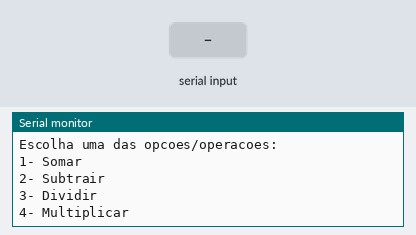
Bench run of a sketch on a simulated Arduino Uno, built with avr-gcc and run on an emulated ATmega328P. Parts: the last lines printed to the serial monitor. Inputs (shaded band) come from the test bench.

Above: at 0.9 s.
1.0 s: "S" received over Serial
At 3.2 s:
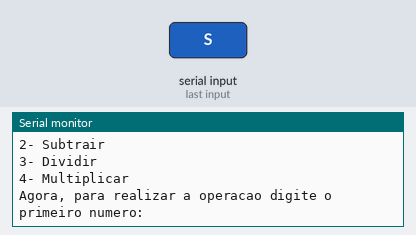
3.5 s: "90,45,200\n" received over Serial
At 5.6 s:
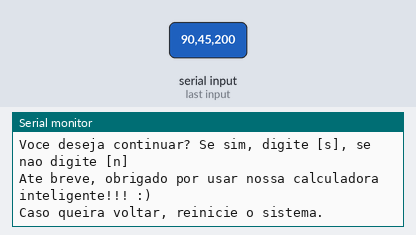

The sketch:

calculadora_com_menu1.ino
```cpp
//VARIÁVEIS
float resultado;

int escolhaDaOperacao;
int contador =0;

//precisa pegar os valores da variavel numero1 e numero2
//criar um parametro numero3 que seja opcional, inicializar um valor
float somar(float numero1Param, float numero2Param, float numero3Param = 0){

  return (numero1Param + numero2Param + numero3Param); //retornar a soma
}

//quando usamos void na funcao, nao precisamos de um retorno
void subtrair (float numero1Param, float numero2Param){
  resultado = numero1Param;
  Serial.println("WOW!! O resultado foi: " + String(resultado));
}

void multiplicar (float numero1Param, float numero2Param){
  resultado = numero1Param;
  Serial.println("WOW!! O resultado foi: " + String(resultado));
}

void dividir (float numero1Param, float numero2Param){
  resultado = numero1Param;
  Serial.println("WOW!! O resultado foi: " + String(resultado));
}

void setup()
{
 Serial.begin(9600);

    float numero1 = 0;
    float numero2 = 0;


   do{
   Serial.println("Bem-vindo(a) a calculadora Inteligente ");
   Serial.println("Escolha uma das opcoes/operacoes:");
   Serial.println("1- Somar");
   Serial.println("2- Subtrair");
   Serial.println("3- Dividir");
   Serial.println("4- Multiplicar");

   while( ! Serial.available()){}

   escolhaDaOperacao = Serial.parseInt();

   Serial.println("Agora, para realizar a operacao digite o primeiro numero:");
    while (! Serial.available()){}
   numero1 = Serial.parseFloat();

   Serial.println("Agora, para realizar a operacao digite o segundo numero:");
   while (! Serial.available());
   numero2 = Serial.parseFloat();

  //verificando a escolha da operacao


     switch(escolhaDaOperacao ){
       case 1:

       resultado = somar (numero1, numero2);//chamada da funcao somar
       Serial.println("WOW!! O resultado foi: " + String(resultado));

       //2a opcao - Serial.println("WOW!! O resultado foi: " + String(somar));
       break;

       case 2:
       subtrair(numero1, numero2); //chamando a funcao
       break;

       case 3:
       multiplicar(numero1, numero2);
       break;

       case 4:
       dividir(numero1, numero2);
       break;

       default:
       Serial.println("Opcao invalida");

     }
     Serial.println("Voce deseja continuar? Se sim, digite [s], se nao digite [n]");
    while(!Serial.available());

    if(Serial.readString() == "S")
    {
    	contador++;
    }
    else
    {
      	contador = 0;
    	Serial.println("Ate breve, obrigado por usar nossa calculadora inteligente!!! :)");
      	Serial.println("Caso queira voltar, reinicie o sistema.");
    }

   }
  while(contador != 0);
}

void loop(){}
 
```

Measured:
- after the input at 1.0 s, the serial monitor: prints a new line after 1.0 s (image 1)
- after the input at 3.5 s, the serial monitor: prints a new line at once (image 2)
